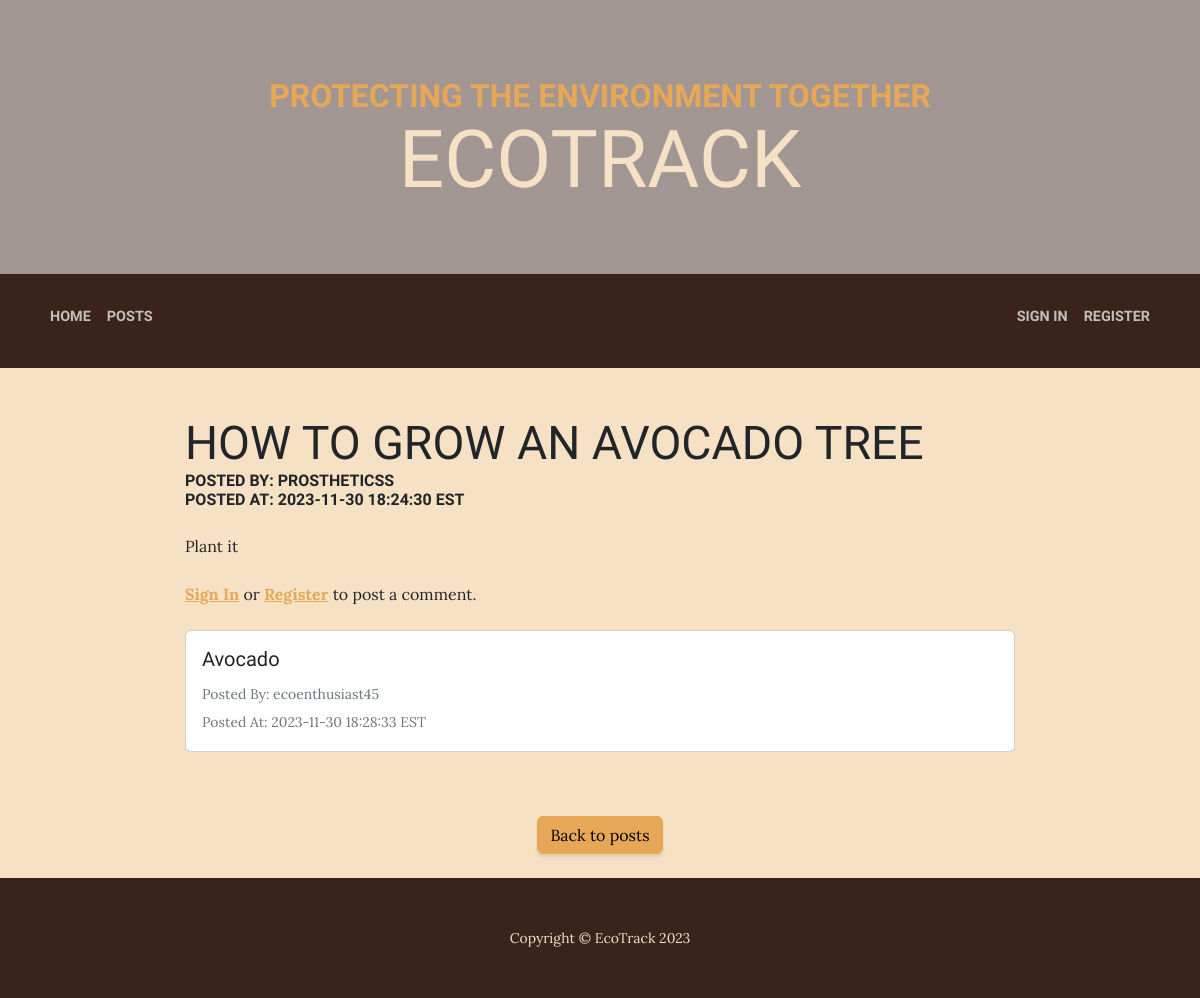
The app's page /post/index.php?id=3, older data.
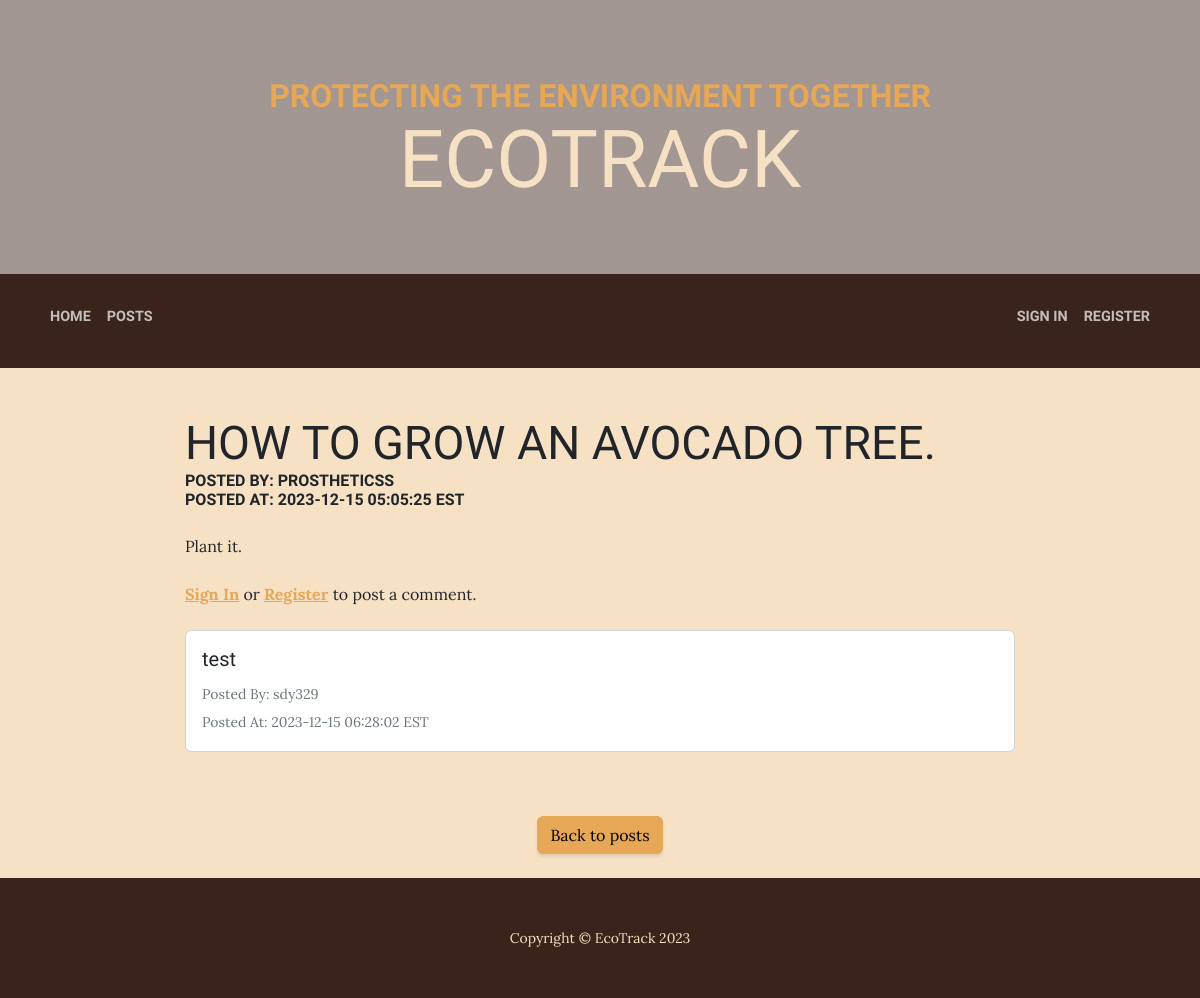
The same page, newer data.
### tables this page shows
CREATE TABLE `posts` (
  `ID` int(10) UNSIGNED NOT NULL,
  `userID` int(10) UNSIGNED DEFAULT NULL,
  `title` varchar(100) DEFAULT NULL,
  `content` longtext DEFAULT NULL,
  `postedDateTime` datetime DEFAULT NULL
);

CREATE TABLE `comments` (
  `postID` int(10) UNSIGNED NOT NULL,
  `userID` int(10) UNSIGNED NOT NULL,
  `comment` text DEFAULT NULL,
  `postedDateTime` datetime DEFAULT NULL
);

CREATE TABLE `users` (
  `ID` int(10) UNSIGNED NOT NULL,
  `username` varchar(48) NOT NULL,
  `email` varchar(254) NOT NULL,
  `password` varchar(254) NOT NULL
);

### global.php (called while the page is built, shortened)
<?php
function query($query, $data){
    $stmt = __DB__->prepare($query);
    $stmt->execute($data);
    return $stmt;
}
function getAuthor($id){
    $author = query('SELECT username FROM users WHERE ID = ?', [$id])->fetch()['username'];
    return $author;
}
function getPost($id){
    $post = query('SELECT * FROM posts WHERE ID = ?', [$id])->fetch();
    return $post;
}

### post/index.php (the view, shortened to what the changed rows need)
<?php
require_once('../global.php');
$postID = $_GET['id'];
$postData = getPost($postID);
function generateCommentsCards(){
    $comments = query('SELECT * FROM comments WHERE postID = ?', [$_GET['id']])->fetchAll();
    foreach($comments as $comment){
        echo '<div class="row row-cols-1 g-3">
        <div class="col mb-3">
        <div class="card">
            <div class="card-body">
                <h5 class="card-title">'.$comment['comment'].'</h5>
                <p class="card-text"><small class="text-muted">Posted By: '.getAuthor($comment['userID']).'</small><br/>
                <small class="text-muted">Posted At: '.$comment['postedDateTime'].' EST</small></p>
                ';
            echo '</div>
        </div>
    </div>
    </div>';
    }
}
?>
<!DOCTYPE html>
<html lang="en">
    <head>
        <link href="../css/styles.css" rel="stylesheet" />
    </head>
    <body>
        <header>
            <h1 class="site-heading text-center text-faded d-none d-lg-block">
                <span class="site-heading-upper text-primary mb-3">Protecting the environment together</span>
                <span class="site-heading-lower">EcoTrack</span>
            </h1>
        </header>
        <section class="bg-faded">
            <div class="container">
                <div class="row">
                    <div class="col-lg-10 mx-auto">
                        <div class="bg-faded p-5 rounded">
                            <h2 class="section-heading mb-4">
                                <span class="section-heading-lower"><?= $postData['title'] ?></span>
                                <span class="section-heading-upper">Posted by: <?= getAuthor($postData['userID']) ?></span>
                                <span class="section-heading-upper">Posted at: <?= $postData['postedDateTime'] ?> EST</span>
                            </h2>
                            <?= $postData['content'] ?>
                            <br/><br/>
                            <?php if(isset($_SESSION['id'])){
                                echo '
                                <form method="POST">
                                    <div class="mb-3">
                                        <label for="content" class="form-label">Comment</label>
                                        <textarea class="form-control" id="comment" name="comment" required></textarea>
                                    </div>
                                    <div>
                                        <button type="submit" class="btn btn-primary">Post Comment</button>
                                    </div>
                                </form>';
                            } else {
                                echo '<a href="../signin.php"><strong>Sign In</strong></a> or <a href="../register.php"><strong>Register</strong></a> to post a comment.';
                            } ?>
                            <br/><br/>
                            <?= generateCommentsCards();?>
                        </div>
                    </div>
                </div>
            </div>
        </section>
    </body>
</html>

Row changes from the older to the newer data that the page shows:
removed comments: comment "Avocado", userID.username "ecoenthusiast45", postedDateTime "2023-11-30 18:28:33"
changed posts "PROSTHETICSS": title "HOW TO GROW AN AVOCADO TREE" → "HOW TO GROW AN AVOCADO TREE."; postedDateTime "2023-11-30 18:24:30" → "2023-12-15 05:05:25"; content "Plant it" → "Plant it."
added comments: comment "test", userID.username "sdy329", postedDateTime "2023-12-15 06:28:02"
